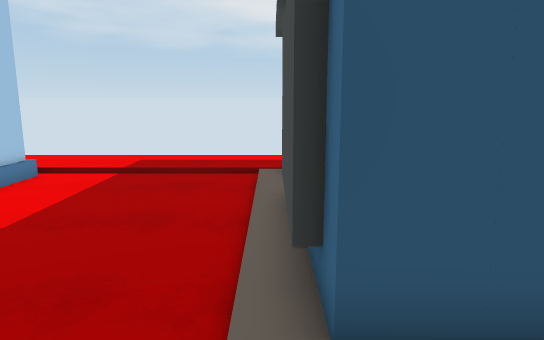
View 1 (above)

16 first-person views from a walk through a Unity game level. The camera is 1.4 m above the floor, tilts 10° down and sees 70° across. The floor is counted in squares, 0.65 m on a side. Each view is taken from the middle of a square. On the plan, view 1 faces up. The plan holds only what a view shows up to about 20 squares ahead; the rest is blank. The place goes on beyond the plan. The player character is not drawn.

View 2
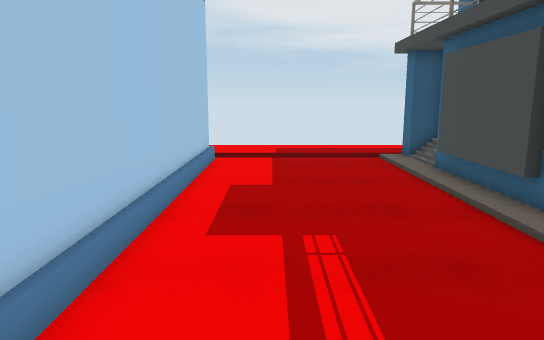

View 3
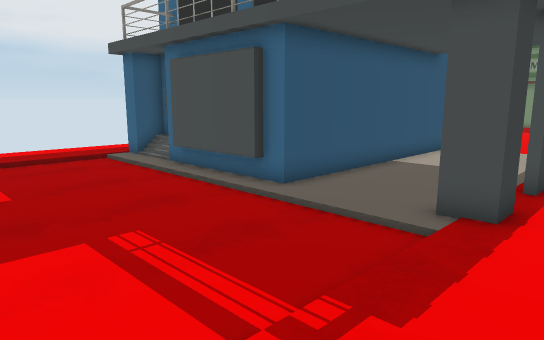

View 4
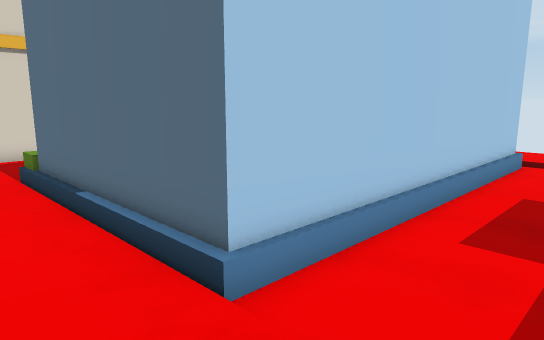

View 5
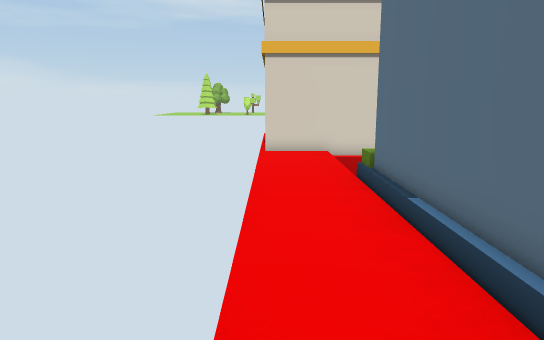

View 6
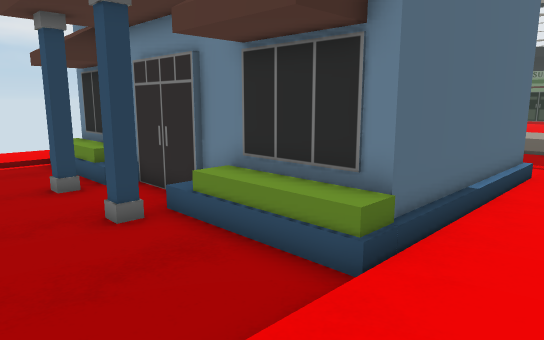

View 7
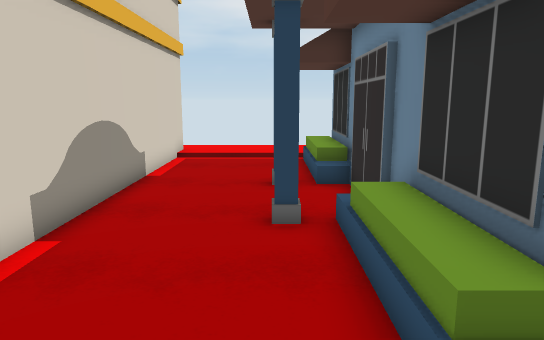

View 8
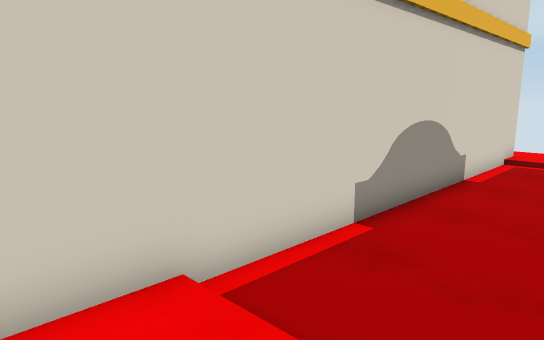

View 9
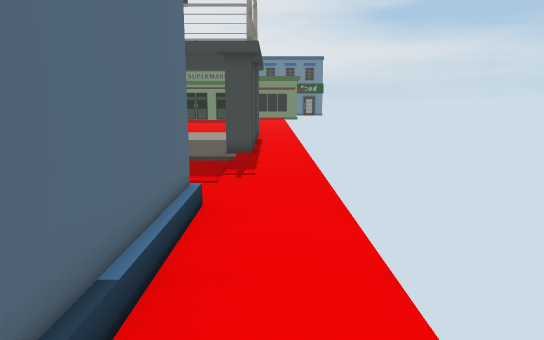

View 10
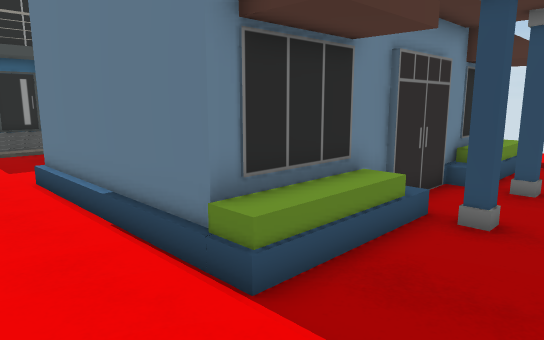

View 11
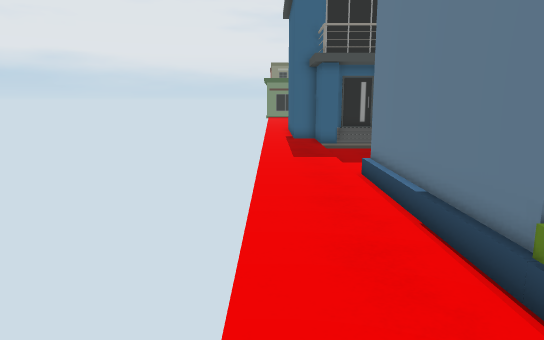

View 12
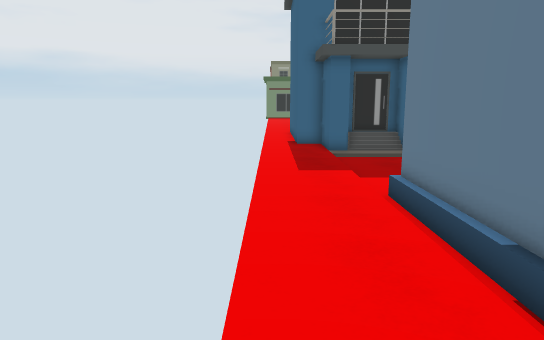

View 13
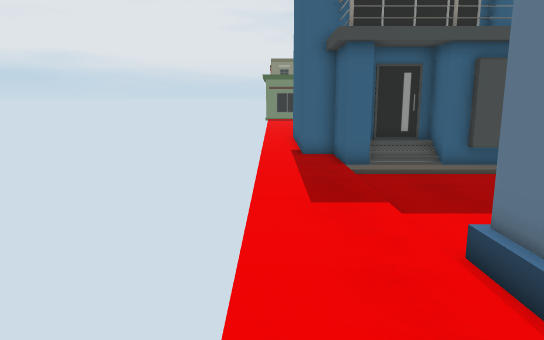

View 14
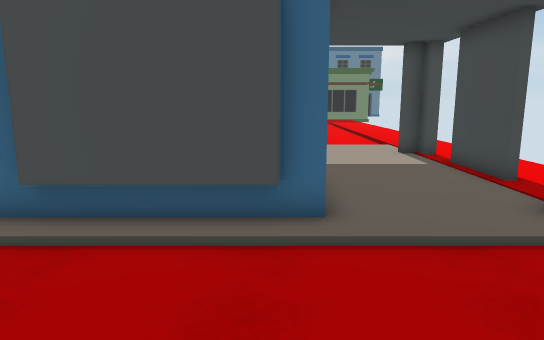

View 15
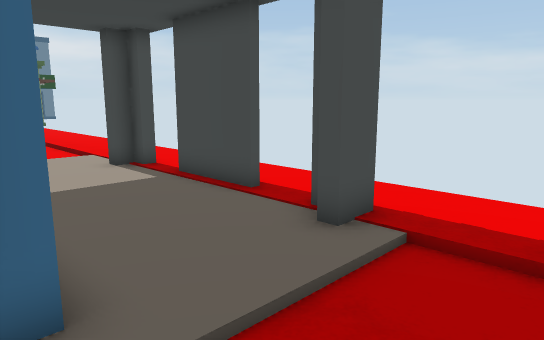

View 16
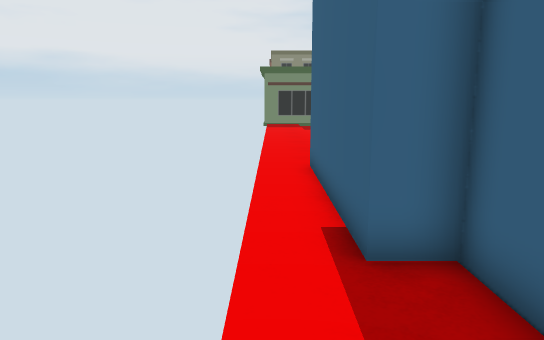

### Floor plan
Key: @ floor where view 1 was taken; # wall or solid block; . floor; / step, stairs or slope; B building.
Columns run from 22 left of view 1 to 8 right of it. Each row starts with its distance up from view 1.
 15 ...............................
 14 .........................######
 13 B........................#
 12 B...../BBBBBBBB........###
 11 B.....BB      B......../#
 10 B.....B       B......../#
  9 B.....B       B........##
  8 B.....B       B.......##
  7 B...B.B       B.......##
  6 B.....B       B.......##
  5 B.....B       B.......##
  4 B...B.B       B.......##
  3 B...B.B       B........########
  2 B.....B       B................
  1 B.....B       B................
  0 B.....B       B.......@........
 -1 B.....BBBBBBBBB................
 -2 B......................#..###..
 -3 B...........................
 -4 B...........................

Where each view was taken, in squares from view 1:
view 1: 0 up, 0 right, facing up
view 2: 4 down, 5 left, facing up
view 3: 4 down, 7 left, facing up-right
view 4: 4 down, 4 left, facing up-left
view 5: 4 down, 5 left, facing left
view 6: 4 down, 21 left, facing up-right
view 7: 4 down, 18 left, facing up
view 8: 4 down, 18 left, facing up-left
view 9: 3 down, 16 left, facing right
view 10: 15 up, 20 left, facing down-right
view 11: 15 up, 20 left, facing right
view 12: 15 up, 17 left, facing right
view 13: 15 up, 13 left, facing right
view 14: 4 up, 6 left, facing right
view 15: 4 up, 3 left, facing down-right
view 16: 15 up, 2 left, facing right
